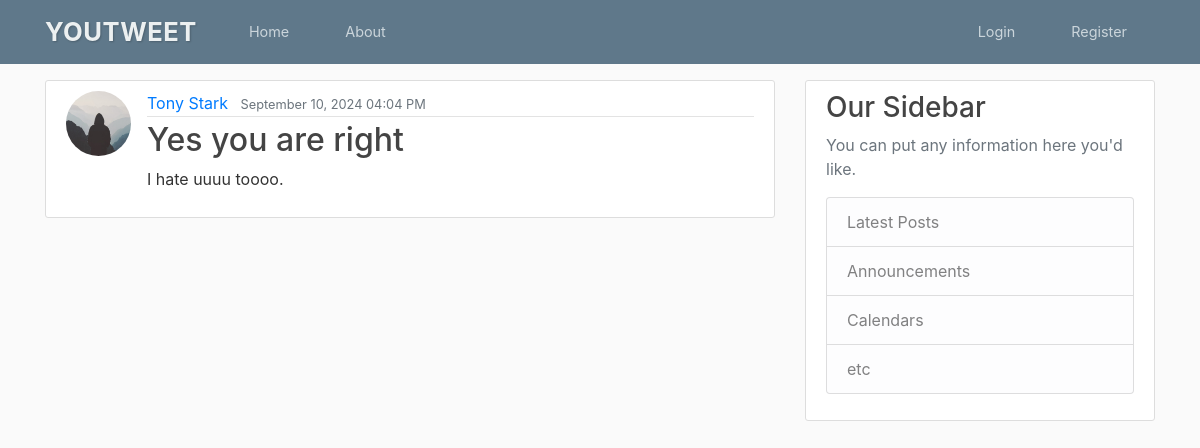
Before: /post/4 with the older database file.
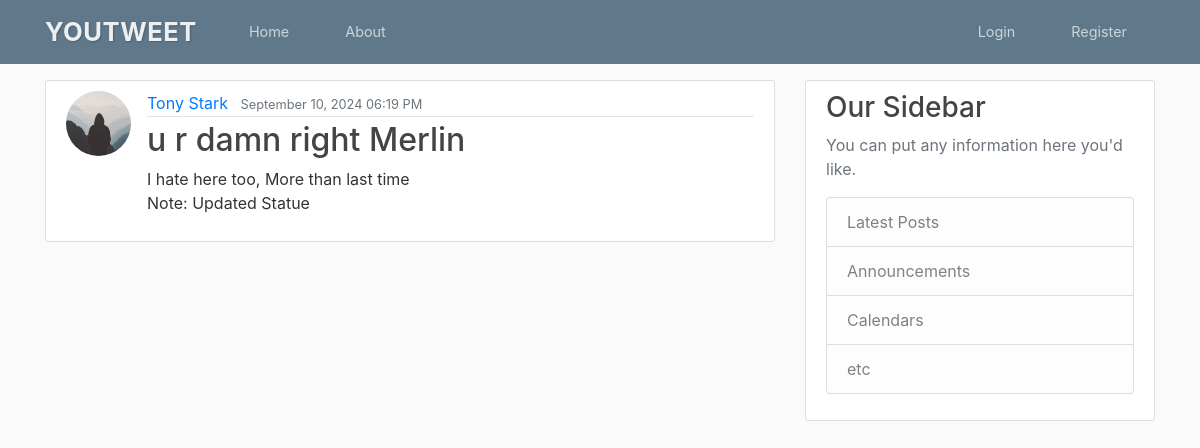
After: the same page with the newer database file.
### youtweet/models.py (models this page shows, shortened)
class Post(db.Model):
    id = db.Column(db.Integer, primary_key=True)
    title = db.Column(db.String(100), nullable=False)
    date_posted = db.Column(db.DateTime, nullable=False, default=datetime.utcnow)
    content = db.Column(db.Text, nullable=False)
    user_id = db.Column(db.Integer, db.ForeignKey('user.id'), nullable=False)

### youtweet/routes.py (the view)
@app.route("/post/<int:post_id>", methods=['GET', 'POST'])
def post(post_id):
    post = Post.query.get_or_404(post_id)
    return render_template('post.html', title=post.title, post=post)

### youtweet/templates/post.html (shortened to what this page needs)
{% extends "layout.html" %}
{% block content %}
  <article class="media content-section">
    <img class="rounded-circle article-img" src="{{ url_for('static', filename='profile_pics/' + post.author.image_file) }}">
    <div class="media-body">
      <div class="article-metadata">
        <a class="mr-2" href="#">{{ post.author.username }}</a>
        <small class="text-muted">{{  post.date_posted.strftime('%B %d, %Y %I:%M %p')}}</small>
      </div>
      <h2 class="article-title">{{ post.title }}</h2>
      <p class="article-content">{{ post.content }}</p>
    </div>
  </article>
{% endblock content %}

Changed rows visible on the page:
changed Post: date_posted "September 10, 2024 04:04 PM" → "September 10, 2024 06:19 PM"; title "Yes you are right" → "u r damn right Merlin"; content "I hate uuuu toooo." → "I hate here too, More than last time Note: Updated Statue"
